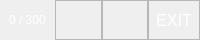
        <widget class="QFrame" name="frame_titleBar">
         <property name="minimumSize">
          <size>
           <width>0</width>
           <height>40</height>
          </size>
         </property>
         <property name="maximumSize">
          <size>
           <width>16777215</width>
           <height>40</height>
          </size>
         </property>
         <property name="frameShape">
          <enum>QFrame::NoFrame</enum>
         </property>
         <property name="frameShadow">
          <enum>QFrame::Raised</enum>
         </property>
         <layout class="QHBoxLayout" name="horizontalLayout_2">
          <property name="spacing">
           <number>0</number>
          </property>
          <property name="leftMargin">
           <number>0</number>
          </property>
          <property name="topMargin">
           <number>0</number>
          </property>
          <property name="rightMargin">
           <number>0</number>
          </property>
          <property name="bottomMargin">
           <number>0</number>
          </property>
          <item>
           <widget class="QFrame" name="frame_4">
            <property name="frameShape">
             <enum>QFrame::NoFrame</enum>
            </property>
            <property name="frameShadow">
             <enum>QFrame::Raised</enum>
            </property>
            <layout class="QHBoxLayout" name="horizontalLayout_9">
             <item>
              <widget class="QLabel" name="label_total">
               <property name="styleSheet">
                <string notr="true">font: 75 16pt &quot;Segoe UI&quot;;
color: rgb(255, 255, 255);</string>
               </property>
               <property name="text">
                <string>0 / 300</string>
               </property>
              </widget>
             </item>
            </layout>
           </widget>
          </item>
          <item>
           <widget class="QFrame" name="frame_5">
            <property name="frameShape">
             <enum>QFrame::StyledPanel</enum>
            </property>
            <property name="frameShadow">
             <enum>QFrame::Raised</enum>
            </property>
           </widget>
          </item>
          <item>
           <widget class="QFrame" name="frame_6">
            <property name="frameShape">
             <enum>QFrame::StyledPanel</enum>
            </property>
            <property name="frameShadow">
             <enum>QFrame::Raised</enum>
            </property>
           </widget>
          </item>
          <item alignment="Qt::AlignRight">
           <widget class="QFrame" name="frame_7">
            <property name="frameShape">
             <enum>QFrame::StyledPanel</enum>
            </property>
            <property name="frameShadow">
             <enum>QFrame::Raised</enum>
            </property>
            <layout class="QHBoxLayout" name="horizontalLayout_3">
             <property name="spacing">
              <number>0</number>
             </property>
             <property name="leftMargin">
              <number>0</number>
             </property>
             <property name="topMargin">
              <number>0</number>
             </property>
             <property name="rightMargin">
              <number>0</number>
             </property>
             <property name="bottomMargin">
              <number>0</number>
             </property>
             <item>
              <widget class="QPushButton" name="pushButton_exit">
               <property name="minimumSize">
                <size>
                 <width>50</width>
                 <height>30</height>
                </size>
               </property>
               <property name="maximumSize">
                <size>
                 <width>50</width>
                 <height>30</height>
                </size>
               </property>
               <property name="font">
                <font>
                 <family>Segoe UI</family>
                 <pointsize>12</pointsize>
                </font>
               </property>
               <property name="styleSheet">
                <string notr="true">QPushButton{
border:none;
color: rgb(255, 255, 255);
}
QPushButton::hover{
	background-color: rgba(255, 255, 255,150);
}</string>
               </property>
               <property name="text">
                <string>EXIT</string>
               </property>
              </widget>
             </item>
            </layout>
           </widget>
          </item>
         </layout>
        </widget>
